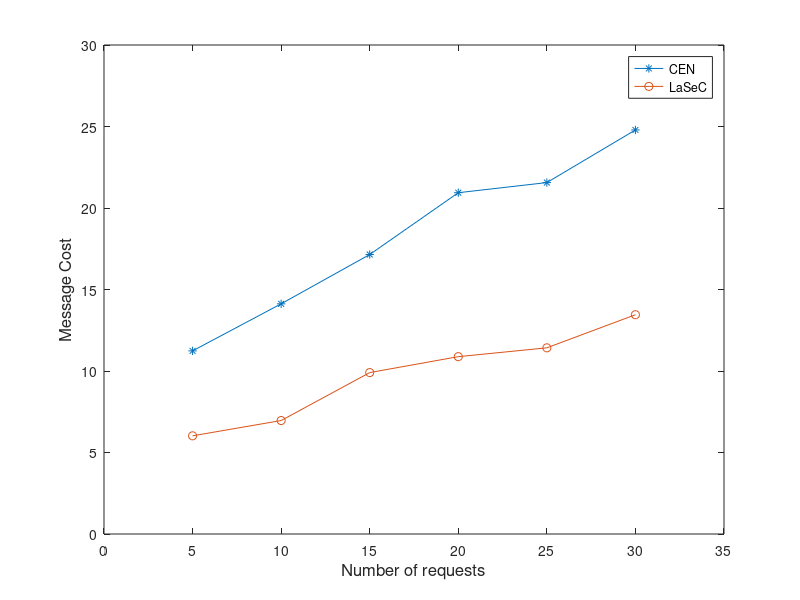

Recreate this plot in MATLAB.
x = [5 10 15 20 25 30];
y1 = [11.2343 14.1215 17.146 20.93825 21.56 24.7890];
y2 = [6.0231 6.96075 9.903 10.8795 11.42175 13.4523];
plot(x, y1, '-*', x, y2, '-o')
axis([0 35 0 30])
xlabel('Number of requests', 'fontsize',12)
ylabel('Message Cost','fontsize',12)
legend('CEN', 'LaSeC')
%set(h, 'Box', 'on')
